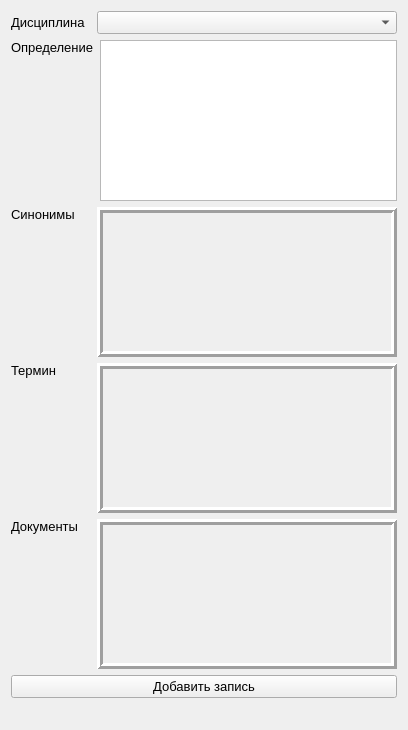
<?xml version="1.0" encoding="UTF-8"?>
<ui version="4.0">
 <class>Form</class>
 <widget class="QWidget" name="Form">
  <property name="geometry">
   <rect>
    <x>0</x>
    <y>0</y>
    <width>406</width>
    <height>730</height>
   </rect>
  </property>
  <property name="windowTitle">
   <string>Добавить запись</string>
  </property>
  <layout class="QVBoxLayout" name="verticalLayout">
   <item>
    <layout class="QHBoxLayout" name="horizontalLayout">
     <item>
      <widget class="QLabel" name="label">
       <property name="sizePolicy">
        <sizepolicy hsizetype="Preferred" vsizetype="Preferred">
         <horstretch>0</horstretch>
         <verstretch>0</verstretch>
        </sizepolicy>
       </property>
       <property name="minimumSize">
        <size>
         <width>80</width>
         <height>0</height>
        </size>
       </property>
       <property name="maximumSize">
        <size>
         <width>70</width>
         <height>16777215</height>
        </size>
       </property>
       <property name="font">
        <font>
         <pointsize>10</pointsize>
        </font>
       </property>
       <property name="text">
        <string>Дисциплина</string>
       </property>
       <property name="margin">
        <number>5</number>
       </property>
      </widget>
     </item>
     <item>
      <widget class="QComboBox" name="comboBox_category">
       <property name="font">
        <font>
         <pointsize>10</pointsize>
        </font>
       </property>
      </widget>
     </item>
    </layout>
   </item>
   <item>
    <layout class="QHBoxLayout" name="horizontalLayout_2">
     <item>
      <widget class="QLabel" name="label_2">
       <property name="minimumSize">
        <size>
         <width>80</width>
         <height>0</height>
        </size>
       </property>
       <property name="font">
        <font>
         <pointsize>10</pointsize>
        </font>
       </property>
       <property name="text">
        <string>Определение</string>
       </property>
       <property name="alignment">
        <set>Qt::AlignLeading|Qt::AlignLeft|Qt::AlignTop</set>
       </property>
      </widget>
     </item>
     <item>
      <widget class="QTextBrowser" name="textBrowser_term">
       <property name="sizePolicy">
        <sizepolicy hsizetype="Expanding" vsizetype="Expanding">
         <horstretch>0</horstretch>
         <verstretch>0</verstretch>
        </sizepolicy>
       </property>
       <property name="minimumSize">
        <size>
         <width>0</width>
         <height>150</height>
        </size>
       </property>
       <property name="font">
        <font>
         <pointsize>10</pointsize>
        </font>
       </property>
       <property name="readOnly">
        <bool>false</bool>
       </property>
       <property name="overwriteMode">
        <bool>false</bool>
       </property>
      </widget>
     </item>
    </layout>
   </item>
   <item>
    <layout class="QHBoxLayout" name="horizontalLayout_3">
     <item>
      <widget class="QLabel" name="label_3">
       <property name="sizePolicy">
        <sizepolicy hsizetype="Preferred" vsizetype="Preferred">
         <horstretch>0</horstretch>
         <verstretch>0</verstretch>
        </sizepolicy>
       </property>
       <property name="minimumSize">
        <size>
         <width>80</width>
         <height>0</height>
        </size>
       </property>
       <property name="font">
        <font>
         <pointsize>10</pointsize>
        </font>
       </property>
       <property name="text">
        <string>Синонимы</string>
       </property>
       <property name="alignment">
        <set>Qt::AlignLeading|Qt::AlignLeft|Qt::AlignTop</set>
       </property>
      </widget>
     </item>
     <item>
      <widget class="QScrollArea" name="scrollArea_abstractions">
       <property name="sizePolicy">
        <sizepolicy hsizetype="Expanding" vsizetype="Expanding">
         <horstretch>0</horstretch>
         <verstretch>0</verstretch>
        </sizepolicy>
       </property>
       <property name="minimumSize">
        <size>
         <width>300</width>
         <height>150</height>
        </size>
       </property>
       <property name="frameShape">
        <enum>QFrame::Box</enum>
       </property>
       <property name="frameShadow">
        <enum>QFrame::Raised</enum>
       </property>
       <property name="lineWidth">
        <number>3</number>
       </property>
       <property name="horizontalScrollBarPolicy">
        <enum>Qt::ScrollBarAsNeeded</enum>
       </property>
       <property name="widgetResizable">
        <bool>true</bool>
       </property>
       <property name="alignment">
        <set>Qt::AlignLeading|Qt::AlignLeft|Qt::AlignVCenter</set>
       </property>
       <widget class="QWidget" name="scrollArea_abstractions_contents">
        <property name="geometry">
         <rect>
          <x>0</x>
          <y>0</y>
          <width>288</width>
          <height>138</height>
         </rect>
        </property>
       </widget>
      </widget>
     </item>
    </layout>
   </item>
   <item>
    <layout class="QHBoxLayout" name="horizontalLayout_4">
     <item>
      <widget class="QLabel" name="label_4">
       <property name="sizePolicy">
        <sizepolicy hsizetype="Preferred" vsizetype="Preferred">
         <horstretch>0</horstretch>
         <verstretch>0</verstretch>
        </sizepolicy>
       </property>
       <property name="minimumSize">
        <size>
         <width>80</width>
         <height>0</height>
        </size>
       </property>
       <property name="font">
        <font>
         <pointsize>10</pointsize>
        </font>
       </property>
       <property name="text">
        <string>Термин</string>
       </property>
       <property name="alignment">
        <set>Qt::AlignLeading|Qt::AlignLeft|Qt::AlignTop</set>
       </property>
      </widget>
     </item>
     <item>
      <widget class="QScrollArea" name="scrollArea_short">
       <property name="minimumSize">
        <size>
         <width>300</width>
         <height>150</height>
        </size>
       </property>
       <property name="frameShape">
        <enum>QFrame::Box</enum>
       </property>
       <property name="frameShadow">
        <enum>QFrame::Raised</enum>
       </property>
       <property name="lineWidth">
        <number>3</number>
       </property>
       <property name="horizontalScrollBarPolicy">
        <enum>Qt::ScrollBarAlwaysOff</enum>
       </property>
       <property name="widgetResizable">
        <bool>true</bool>
       </property>
       <widget class="QWidget" name="scrollArea_short_contents">
        <property name="geometry">
         <rect>
          <x>0</x>
          <y>0</y>
          <width>288</width>
          <height>138</height>
         </rect>
        </property>
       </widget>
      </widget>
     </item>
    </layout>
   </item>
   <item>
    <layout class="QHBoxLayout" name="horizontalLayout_5">
     <item>
      <widget class="QLabel" name="label_5">
       <property name="sizePolicy">
        <sizepolicy hsizetype="Preferred" vsizetype="Preferred">
         <horstretch>0</horstretch>
         <verstretch>0</verstretch>
        </sizepolicy>
       </property>
       <property name="minimumSize">
        <size>
         <width>80</width>
         <height>0</height>
        </size>
       </property>
       <property name="font">
        <font>
         <pointsize>10</pointsize>
        </font>
       </property>
       <property name="text">
        <string>Документы</string>
       </property>
       <property name="alignment">
        <set>Qt::AlignLeading|Qt::AlignLeft|Qt::AlignTop</set>
       </property>
      </widget>
     </item>
     <item>
      <widget class="QScrollArea" name="scrollArea_documents">
       <property name="minimumSize">
        <size>
         <width>300</width>
         <height>150</height>
        </size>
       </property>
       <property name="frameShape">
        <enum>QFrame::Box</enum>
       </property>
       <property name="frameShadow">
        <enum>QFrame::Raised</enum>
       </property>
       <property name="lineWidth">
        <number>3</number>
       </property>
       <property name="horizontalScrollBarPolicy">
        <enum>Qt::ScrollBarAsNeeded</enum>
       </property>
       <property name="widgetResizable">
        <bool>true</bool>
       </property>
       <widget class="QWidget" name="scrollArea_documents_contents">
        <property name="geometry">
         <rect>
          <x>0</x>
          <y>0</y>
          <width>288</width>
          <height>138</height>
         </rect>
        </property>
       </widget>
      </widget>
     </item>
    </layout>
   </item>
   <item>
    <widget class="QPushButton" name="pushButton_add">
     <property name="font">
      <font>
       <pointsize>10</pointsize>
      </font>
     </property>
     <property name="text">
      <string>Добавить запись</string>
     </property>
    </widget>
   </item>
   <item>
    <widget class="QLabel" name="label_error">
     <property name="font">
      <font>
       <pointsize>10</pointsize>
      </font>
     </property>
     <property name="text">
      <string/>
     </property>
    </widget>
   </item>
  </layout>
 </widget>
 <resources/>
 <connections/>
</ui>
